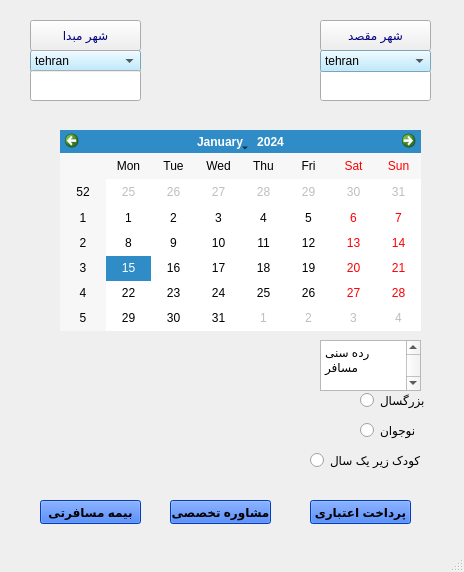
<?xml version="1.0" encoding="UTF-8"?>
<ui version="4.0">
 <class>MainWindow</class>
 <widget class="QMainWindow" name="MainWindow">
  <property name="geometry">
   <rect>
    <x>0</x>
    <y>0</y>
    <width>464</width>
    <height>572</height>
   </rect>
  </property>
  <property name="windowTitle">
   <string>MainWindow</string>
  </property>
  <widget class="QWidget" name="centralwidget">
   <widget class="QRadioButton" name="radioButton">
    <property name="geometry">
     <rect>
      <x>360</x>
      <y>390</y>
      <width>89</width>
      <height>20</height>
     </rect>
    </property>
    <property name="text">
     <string>بزرگسال</string>
    </property>
   </widget>
   <widget class="QRadioButton" name="radioButton_2">
    <property name="geometry">
     <rect>
      <x>360</x>
      <y>420</y>
      <width>89</width>
      <height>20</height>
     </rect>
    </property>
    <property name="text">
     <string>نوجوان</string>
    </property>
   </widget>
   <widget class="QRadioButton" name="radioButton_3">
    <property name="geometry">
     <rect>
      <x>310</x>
      <y>450</y>
      <width>121</width>
      <height>20</height>
     </rect>
    </property>
    <property name="text">
     <string>کودک زیر یک سال</string>
    </property>
   </widget>
   <widget class="QCalendarWidget" name="calendarWidget">
    <property name="geometry">
     <rect>
      <x>60</x>
      <y>130</y>
      <width>361</width>
      <height>201</height>
     </rect>
    </property>
   </widget>
   <widget class="QComboBox" name="comboBox_2">
    <property name="geometry">
     <rect>
      <x>30</x>
      <y>50</y>
      <width>111</width>
      <height>22</height>
     </rect>
    </property>
    <property name="styleSheet">
     <string notr="true">background-color:rgb(172, 230, 255)</string>
    </property>
    <item>
     <property name="text">
      <string>tehran</string>
     </property>
    </item>
    <item>
     <property name="text">
      <string>tabriz</string>
     </property>
    </item>
    <item>
     <property name="text">
      <string>lamerd</string>
     </property>
    </item>
    <item>
     <property name="text">
      <string>mashhad</string>
     </property>
    </item>
    <item>
     <property name="text">
      <string>shiraz</string>
     </property>
    </item>
    <item>
     <property name="text">
      <string>asaloye</string>
     </property>
    </item>
    <item>
     <property name="text">
      <string>esfahan</string>
     </property>
    </item>
    <item>
     <property name="text">
      <string>qom</string>
     </property>
    </item>
    <item>
     <property name="text">
      <string>kashan</string>
     </property>
    </item>
    <item>
     <property name="text">
      <string>golestan</string>
     </property>
    </item>
    <item>
     <property name="text">
      <string>yazd</string>
     </property>
    </item>
    <item>
     <property name="text">
      <string>dezfol</string>
     </property>
    </item>
    <item>
     <property name="text">
      <string>semnan</string>
     </property>
    </item>
    <item>
     <property name="text">
      <string>ahvaz</string>
     </property>
    </item>
    <item>
     <property name="text">
      <string>bandarabbas</string>
     </property>
    </item>
    <item>
     <property name="text">
      <string>kish</string>
     </property>
    </item>
   </widget>
   <widget class="QPushButton" name="pushButton">
    <property name="geometry">
     <rect>
      <x>310</x>
      <y>500</y>
      <width>101</width>
      <height>24</height>
     </rect>
    </property>
    <property name="font">
     <font>
      <bold>true</bold>
     </font>
    </property>
    <property name="styleSheet">
     <string notr="true">background-color:rgb(0, 85, 255)</string>
    </property>
    <property name="text">
     <string>پرداخت اعتباری</string>
    </property>
   </widget>
   <widget class="QPushButton" name="moshavere">
    <property name="geometry">
     <rect>
      <x>170</x>
      <y>500</y>
      <width>101</width>
      <height>24</height>
     </rect>
    </property>
    <property name="font">
     <font>
      <bold>true</bold>
     </font>
    </property>
    <property name="styleSheet">
     <string notr="true">background-color:rgb(0, 85, 255)</string>
    </property>
    <property name="text">
     <string>مشاوره تخصصی</string>
    </property>
   </widget>
   <widget class="QPushButton" name="ahmad_3">
    <property name="geometry">
     <rect>
      <x>40</x>
      <y>500</y>
      <width>101</width>
      <height>24</height>
     </rect>
    </property>
    <property name="font">
     <font>
      <bold>true</bold>
     </font>
    </property>
    <property name="styleSheet">
     <string notr="true">background-color:rgb(0, 85, 255)</string>
    </property>
    <property name="text">
     <string>بیمه مسافرتی</string>
    </property>
   </widget>
   <widget class="QPushButton" name="ahmad">
    <property name="geometry">
     <rect>
      <x>30</x>
      <y>20</y>
      <width>111</width>
      <height>31</height>
     </rect>
    </property>
    <property name="styleSheet">
     <string notr="true">color:rgb(0, 0, 127)</string>
    </property>
    <property name="text">
     <string>شهر مبدا</string>
    </property>
   </widget>
   <widget class="QLineEdit" name="lineEdit">
    <property name="geometry">
     <rect>
      <x>30</x>
      <y>70</y>
      <width>111</width>
      <height>31</height>
     </rect>
    </property>
    <property name="font">
     <font>
      <bold>true</bold>
     </font>
    </property>
   </widget>
   <widget class="QLineEdit" name="lineEdit_2">
    <property name="geometry">
     <rect>
      <x>320</x>
      <y>70</y>
      <width>111</width>
      <height>31</height>
     </rect>
    </property>
    <property name="font">
     <font>
      <bold>true</bold>
     </font>
    </property>
    <property name="autoFillBackground">
     <bool>false</bool>
    </property>
   </widget>
   <widget class="QPushButton" name="ahmad_2">
    <property name="geometry">
     <rect>
      <x>320</x>
      <y>20</y>
      <width>111</width>
      <height>31</height>
     </rect>
    </property>
    <property name="styleSheet">
     <string notr="true">color:rgb(0, 0, 127)</string>
    </property>
    <property name="text">
     <string>شهر مقصد</string>
    </property>
   </widget>
   <widget class="QComboBox" name="comboBox_3">
    <property name="geometry">
     <rect>
      <x>320</x>
      <y>50</y>
      <width>111</width>
      <height>22</height>
     </rect>
    </property>
    <property name="styleSheet">
     <string notr="true">background-color:rgb(172, 230, 255)</string>
    </property>
    <item>
     <property name="text">
      <string>tehran</string>
     </property>
    </item>
    <item>
     <property name="text">
      <string>tabriz</string>
     </property>
    </item>
    <item>
     <property name="text">
      <string>lamerd</string>
     </property>
    </item>
    <item>
     <property name="text">
      <string>mashhad</string>
     </property>
    </item>
    <item>
     <property name="text">
      <string>shiraz</string>
     </property>
    </item>
    <item>
     <property name="text">
      <string>asaloye</string>
     </property>
    </item>
    <item>
     <property name="text">
      <string>esfahan</string>
     </property>
    </item>
    <item>
     <property name="text">
      <string>qom</string>
     </property>
    </item>
    <item>
     <property name="text">
      <string>kashan</string>
     </property>
    </item>
    <item>
     <property name="text">
      <string>golestan</string>
     </property>
    </item>
    <item>
     <property name="text">
      <string>yazd</string>
     </property>
    </item>
    <item>
     <property name="text">
      <string>dezfol</string>
     </property>
    </item>
    <item>
     <property name="text">
      <string>semnan</string>
     </property>
    </item>
    <item>
     <property name="text">
      <string>ahvaz</string>
     </property>
    </item>
    <item>
     <property name="text">
      <string>bandarabbas</string>
     </property>
    </item>
    <item>
     <property name="text">
      <string>kish</string>
     </property>
    </item>
   </widget>
   <widget class="QPlainTextEdit" name="plainTextEdit_2">
    <property name="geometry">
     <rect>
      <x>320</x>
      <y>340</y>
      <width>101</width>
      <height>51</height>
     </rect>
    </property>
    <property name="plainText">
     <string>رده سنی مسافر
</string>
    </property>
   </widget>
  </widget>
  <widget class="QMenuBar" name="menubar">
   <property name="geometry">
    <rect>
     <x>0</x>
     <y>0</y>
     <width>464</width>
     <height>22</height>
    </rect>
   </property>
  </widget>
  <widget class="QStatusBar" name="statusbar"/>
 </widget>
 <resources/>
 <connections/>
</ui>
